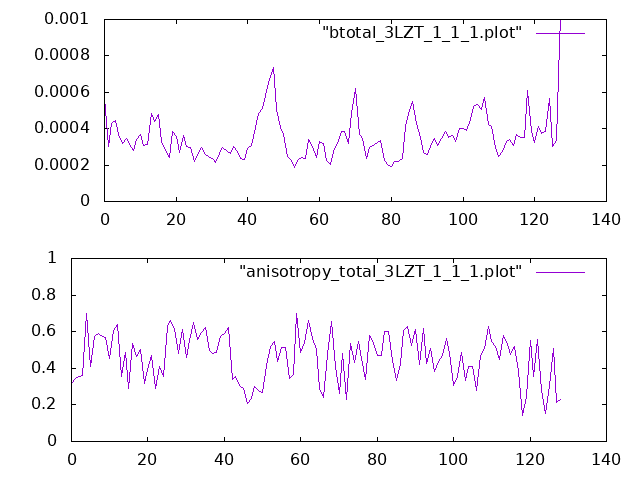

Source code (gnuplot):
set terminal png
set output "fig2.png"
set multiplot
set size 1.,0.5
set origin 0.,0.5
set yrange [0.:0.001]
plot "btotal_3LZT_1_1_1.plot" w l
set size 1.,0.5
set origin 0.,0.
set yrange [0.:1.]
plot "anisotropy_total_3LZT_1_1_1.plot" w l
unset multiplot
